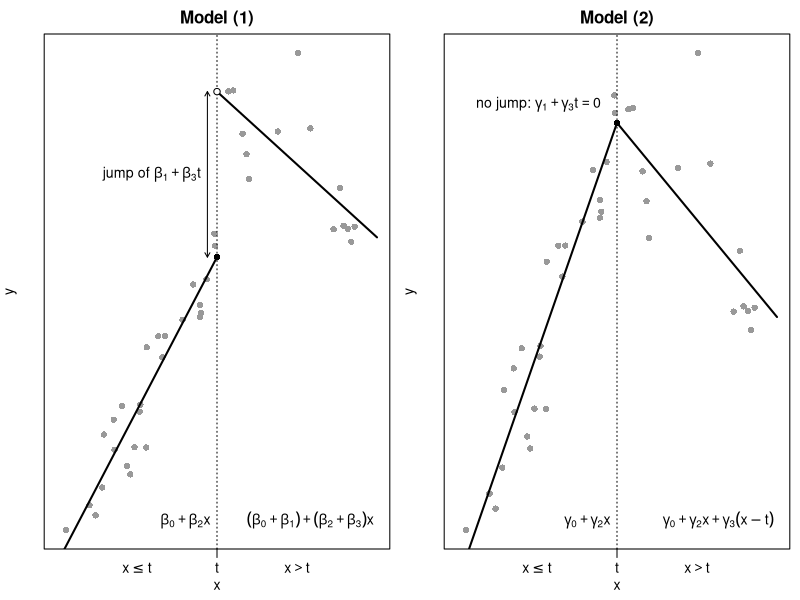

Here is the R script that generated this plot:
## ---- chunk 1
knitr::opts_chunk$set(echo = TRUE)
## ---- chunk 2
set.seed(6611)
t0 <- 5                           # the known value t (t0, so as not to mask t())
x  <- sort(runif(40, 0, 10))
z  <- as.numeric(x > t0)
e  <- rnorm(40, sd = 0.4)
y1 <- 1 + 7.5 * z + 0.8 * x - 1.1 * x * z + e    # generated under model (1)
y2 <- 1 + 0.8 * x - 1.1 * (x - t0) * z + e       # generated under model (2)

# model (1): b = (beta_0, beta_1, beta_2, beta_3)
b <- unname(coef(lm(y1 ~ z + x + x:z)))
# model (2), with gamma_1 = -gamma_3 t substituted: g = (gamma_0, gamma_2, gamma_3)
g <- unname(coef(lm(y2 ~ x + I((x - t0) * z))))

lo <- b[1] + b[3] * c(0, t0)                     # model (1) fit at x = 0, t
hi <- b[1] + b[2] + (b[3] + b[4]) * c(t0, 10)    # model (1) fit at x = t, 10
m2 <- g[1] + g[2] * c(0, t0, 10) +               # model (2) fit at x = 0, t, 10
  g[3] * c(0, 0, 10 - t0)

# scatterplot with the x-axis split at t; returns the height for the line labels
panel <- function(y, main) {
  plot(x, y, pch = 16, col = "grey60", xaxt = "n", yaxt = "n", xlim = c(0, 10),
       ylab = "y", main = main)
  axis(1, at = t0, labels = FALSE)
  axis(1, at = c(t0 / 2, t0, (t0 + 10) / 2), tick = FALSE,
       labels = expression(x <= t, t, x > t))
  abline(v = t0, lty = 3)
  par("usr")[3] + 0.04 * diff(par("usr")[3:4])
}

par(mfrow = c(1, 2), mar = c(3, 2.6, 2, 0.6), mgp = c(1.6, 0.6, 0), cex = 0.85)

yb <- panel(y1, "Model (1)")
segments(c(0, t0), c(lo[1], hi[1]), c(t0, 10), c(lo[2], hi[2]), lwd = 2)
points(c(t0, t0), c(lo[2], hi[1]), pch = c(16, 21), bg = "white")  # z = 0 at x = t
arrows(t0 - 0.3, lo[2], t0 - 0.3, hi[1], code = 3, length = 0.05)
text(t0 - 0.5, mean(c(lo[2], hi[1])), adj = 1,
     labels = expression("jump of " * beta[1] + beta[3] * t))
text(4.8, yb, adj = c(1, 0), labels = expression(beta[0] + beta[2] * x))
text(9.9, yb, adj = c(1, 0),
     labels = expression((beta[0] + beta[1]) + (beta[2] + beta[3]) * x))

yb <- panel(y2, "Model (2)")
lines(c(0, t0, 10), m2, lwd = 2)
points(t0, m2[2], pch = 16)
text(t0 - 0.5, m2[2] + 0.1, adj = c(1, 0),
     labels = expression("no jump: " * gamma[1] + gamma[3] * t == 0))
text(4.8, yb, adj = c(1, 0), labels = expression(gamma[0] + gamma[2] * x))
text(9.9, yb, adj = c(1, 0),
     labels = expression(gamma[0] + gamma[2] * x + gamma[3] * (x - t)))
## ---- chunk 3
# x, z, and t0 (the value of t) are those simulated for the plots in part (a)
X  <- cbind(1, z, x, x * z)                          # rows (1, z_i, x_i, x_i z_i)
A  <- matrix(c(0, 1, 0, t0), nrow = 1)               # gamma_1 + gamma_3 t = 0
K  <- rbind(cbind(crossprod(X), t(A)), cbind(A, 0))  # constrained normal equations
W1 <- solve(crossprod(X), t(X))                      # model (1): beta-hat  = W1 y
W2 <- solve(K)[1:4, 1:4] %*% t(X)                    # model (2): gamma-hat = W2 y

# weights placed on the y_i with x_i > t
# beta_2-hat: all zero
round(range(W1[3, x > t0]), 10)
# gamma_2-hat: not all zero
round(range(W2[3, x > t0]), 10)
